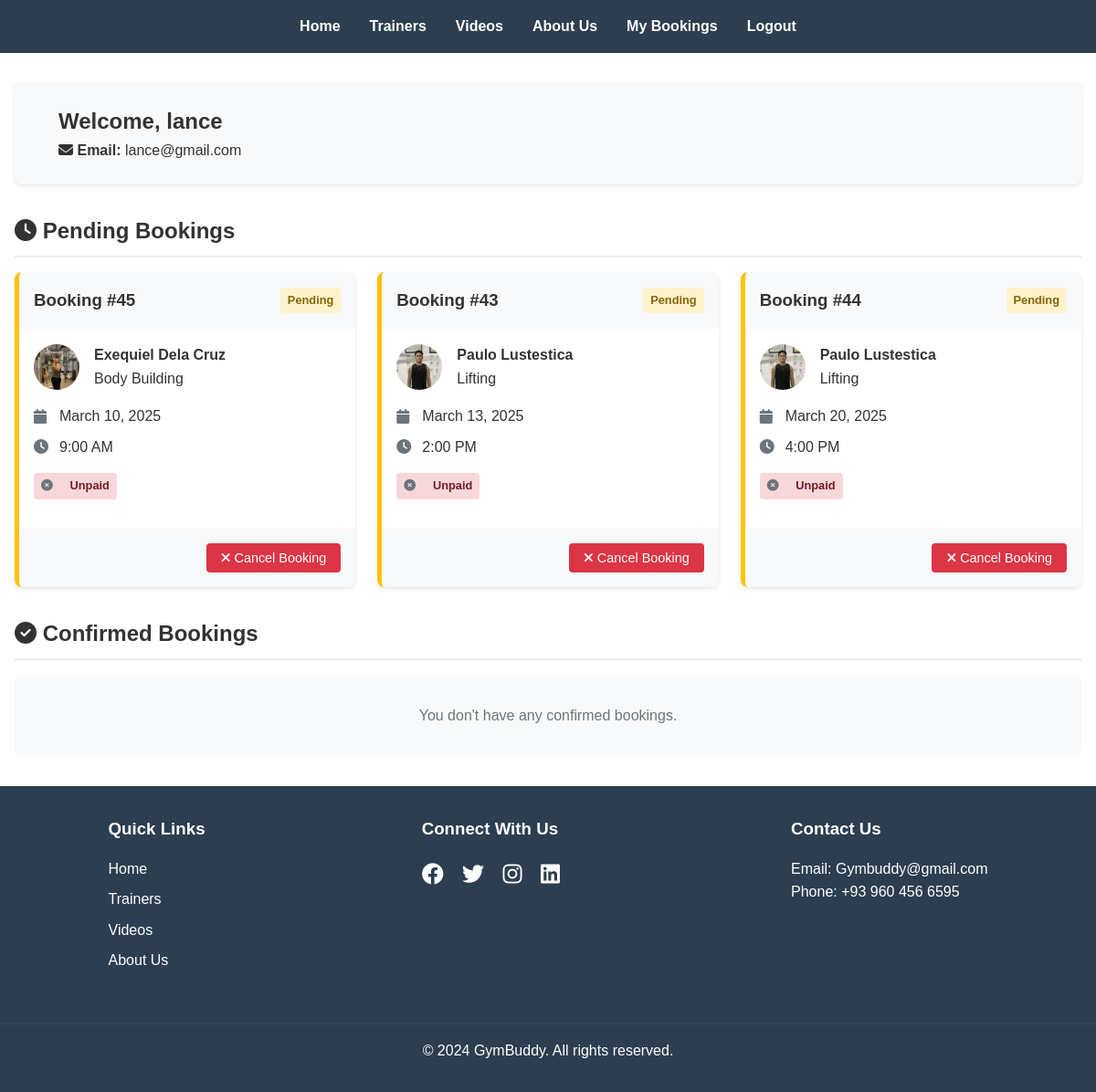
The page /php/user_dashboard.php (signed in) on the database as committed earlier.
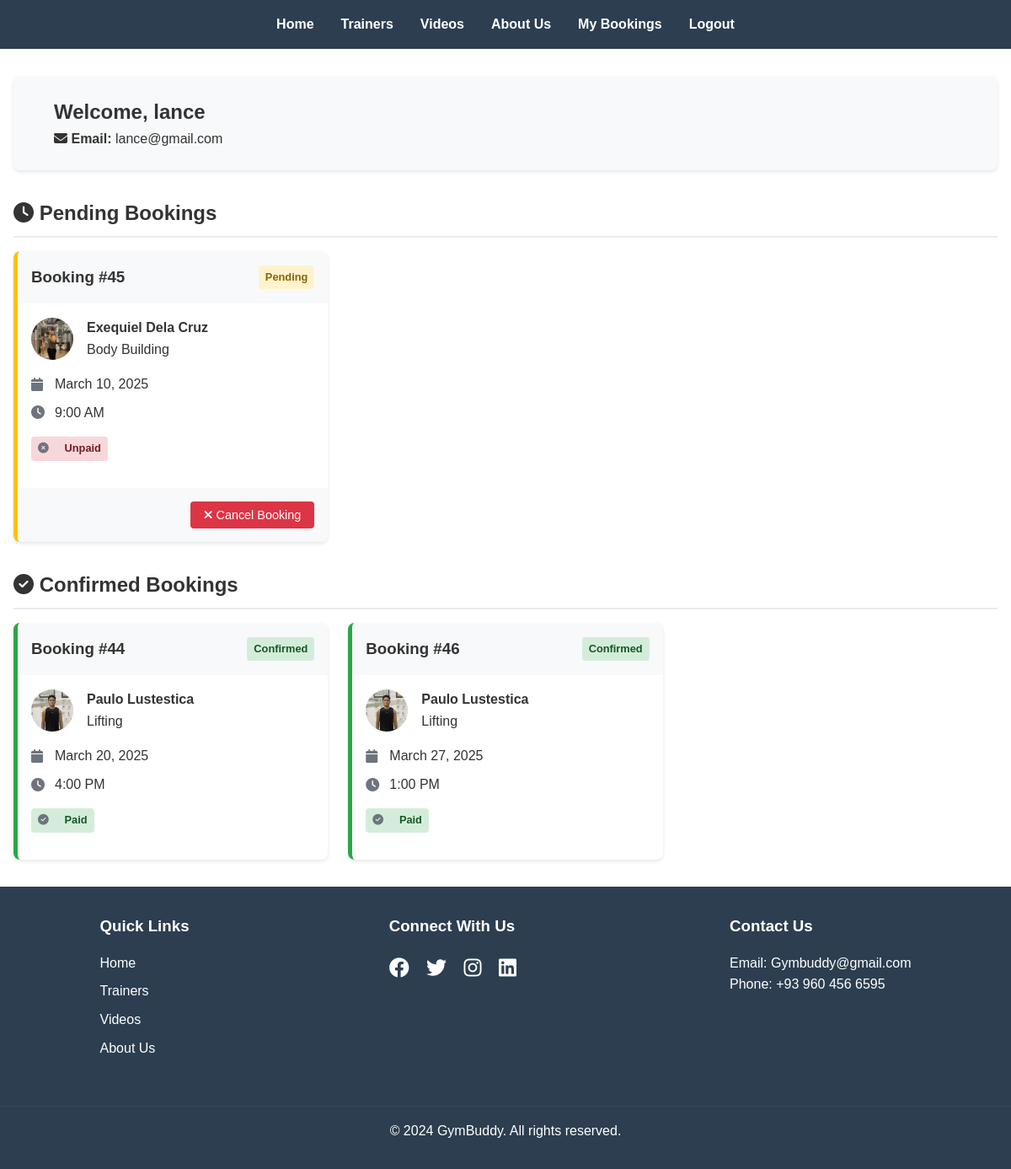
The same page on the database as committed later.
### tables this page shows
CREATE TABLE `bookings` (
  `id` int(11) NOT NULL,
  `user_id` int(11) DEFAULT NULL,
  `trainer_id` int(11) DEFAULT NULL,
  `date` date DEFAULT NULL,
  `time` time DEFAULT NULL,
  `status` enum('pending','confirmed','cancelled') DEFAULT 'pending',
  `payment_status` varchar(20) DEFAULT 'unpaid'
);

CREATE TABLE `trainers` (
  `id` int(11) NOT NULL,
  `name` varchar(100) NOT NULL,
  `description` text DEFAULT NULL,
  `contact` varchar(50) DEFAULT NULL,
  `image_url` varchar(255) DEFAULT NULL,
  `specialization` varchar(255) DEFAULT NULL
);

### php/user_dashboard.php (the view, shortened to what the changed rows need)
<?php
include 'config.php';
$user_id = $_SESSION['user_id'];
$sql = "SELECT * FROM users WHERE id = ?";
$stmt = $pdo->prepare($sql);
$stmt->execute([$user_id]);
$user = $stmt->fetch();
$sql = "SELECT b.*, t.name as trainer_name, t.specialization, t.image_url
        FROM bookings b
        JOIN trainers t ON b.trainer_id = t.id
        WHERE b.user_id = ?
        ORDER BY b.date, b.time";
$stmt = $pdo->prepare($sql);
$stmt->execute([$user_id]);
$bookings = $stmt->fetchAll();
$pending_bookings = [];
$confirmed_bookings = [];
foreach ($bookings as $booking) {
    if ($booking['status'] === 'pending') {
        $pending_bookings[] = $booking;
    } else if ($booking['status'] === 'confirmed') {
        $confirmed_bookings[] = $booking;
    }
}
?>
<!DOCTYPE html>
<html lang="en">
<head>
    <link rel="stylesheet" href="../css/style.css">
    <link rel="stylesheet" href="../css/user_dashboard.css">
    <link rel="stylesheet" href="https://cdnjs.cloudflare.com/ajax/libs/font-awesome/6.1.1/css/all.min.css">
</head>
<body>
    <main class="dashboard-container">
        <section class="user-info">
            <div class="user-details">
                <h2>Welcome, <?php echo htmlspecialchars($user['username']); ?></h2>
            </div>
        </section>
        <section class="bookings-section">
            <h2><i class="fas fa-clock"></i> Pending Bookings</h2>
            <?php if (count($pending_bookings) > 0): ?>
                <div class="booking-cards">
                    <?php foreach ($pending_bookings as $booking): ?>
                        <div class="booking-card pending">
                            <div class="booking-header">
                                <h3>Booking #<?php echo $booking['id']; ?></h3>
                                <span class="booking-status status-pending">Pending</span>
                            </div>
                            <div class="booking-body">
                                <div class="booking-trainer">
                                    <img src="../uploads/<?php echo htmlspecialchars($booking['image_url']); ?>" alt="<?php echo htmlspecialchars($booking['trainer_name']); ?>" class="trainer-image">
                                    <div>
                                        <h4><?php echo htmlspecialchars($booking['trainer_name']); ?></h4>
                                        <p><?php echo htmlspecialchars($booking['specialization']); ?></p>
                                    </div>
                                </div>
                                <div class="booking-details">
                                    <p><i class="fas fa-calendar"></i> <?php echo date('F j, Y', strtotime($booking['date'])); ?></p>
                                    <p><i class="fas fa-clock"></i> <?php echo date('g:i A', strtotime($booking['time'])); ?></p>
                                    <div class="payment-status <?php echo $booking['payment_status'] === 'paid' ? 'payment-paid' : 'payment-unpaid'; ?>">
                                        <i class="fas <?php echo $booking['payment_status'] === 'paid' ? 'fa-check-circle' : 'fa-times-circle'; ?>"></i>
                                        <?php echo ucfirst($booking['payment_status']); ?>
                                    </div>
                                </div>
                            </div>
                            <div class="booking-actions">
                                <form method="post" onsubmit="return confirm('Are you sure you want to cancel this booking?');">
                                    <button type="submit" name="cancel_booking" class="cancel-btn">
                                        <i class="fas fa-times"></i> Cancel Booking
                                    </button>
                                </form>
                            </div>
                        </div>
                    <?php endforeach; ?>
                </div>
            <?php else: ?>
                <p class="no-bookings">You don't have any pending bookings.</p>
            <?php endif; ?>
        </section>
        <section class="bookings-section">
            <h2><i class="fas fa-check-circle"></i> Confirmed Bookings</h2>
            <?php if (count($confirmed_bookings) > 0): ?>
                <div class="booking-cards">
                    <?php foreach ($confirmed_bookings as $booking): ?>
                        <div class="booking-card confirmed">
                            <div class="booking-header">
                                <h3>Booking #<?php echo $booking['id']; ?></h3>
                                <span class="booking-status status-confirmed">Confirmed</span>
                            </div>
                            <div class="booking-body">
                                <div class="booking-trainer">
                                    <img src="../uploads/<?php echo htmlspecialchars($booking['image_url']); ?>" alt="<?php echo htmlspecialchars($booking['trainer_name']); ?>" class="trainer-image">
                                    <div>
                                        <h4><?php echo htmlspecialchars($booking['trainer_name']); ?></h4>
                                        <p><?php echo htmlspecialchars($booking['specialization']); ?></p>
                                    </div>
                                </div>
                                <div class="booking-details">
                                    <p><i class="fas fa-calendar"></i> <?php echo date('F j, Y', strtotime($booking['date'])); ?></p>
                                    <p><i class="fas fa-clock"></i> <?php echo date('g:i A', strtotime($booking['time'])); ?></p>
                                    <div class="payment-status <?php echo $booking['payment_status'] === 'paid' ? 'payment-paid' : 'payment-unpaid'; ?>">
                                        <i class="fas <?php echo $booking['payment_status'] === 'paid' ? 'fa-check-circle' : 'fa-times-circle'; ?>"></i>
                                        <?php echo ucfirst($booking['payment_status']); ?>
                                    </div>
                                </div>
                            </div>
                        </div>
                    <?php endforeach; ?>
                </div>
            <?php else: ?>
                <p class="no-bookings">You don't have any confirmed bookings.</p>
            <?php endif; ?>
        </section>
    </main>
</body>
</html>

Rows that differ between the two databases and show on the page:
removed bookings: id "43", trainer.image_url (picture), trainer.name "Paulo Lustestica", trainer.specialization "Lifting", date "March 13, 2025", time "2:00 PM", payment_status "Unpaid", shown under "Pending Bookings"
changed bookings "March 20, 2025": moves from the list under "Pending Bookings" to the list under "Confirmed Bookings"
added bookings: id "46", trainer.image_url (picture), trainer.name "Paulo Lustestica", trainer.specialization "Lifting", date "March 27, 2025", time "1:00 PM", payment_status "Paid", shown under "Confirmed Bookings"
Other text that changed with them:
text no longer shown: "You don't have any confirmed bookings."
